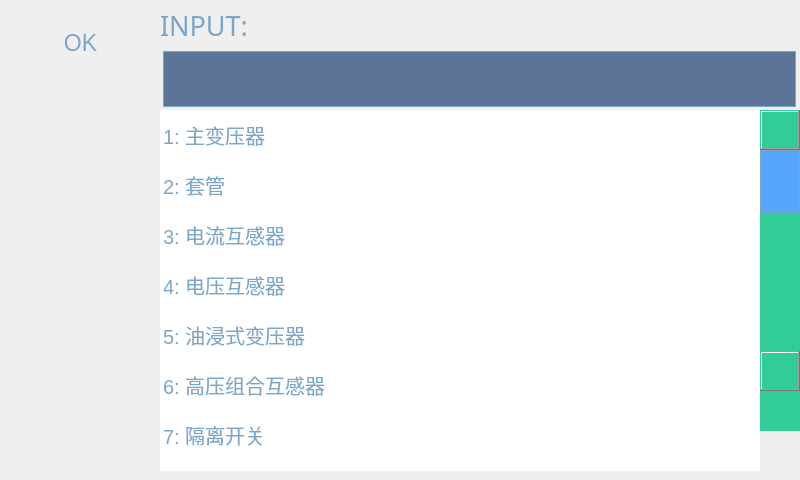
<?xml version="1.0" encoding="UTF-8"?>
<ui version="4.0">
 <class>Hp_Text_Input</class>
 <widget class="QWidget" name="Hp_Text_Input">
  <property name="geometry">
   <rect>
    <x>0</x>
    <y>0</y>
    <width>800</width>
    <height>480</height>
   </rect>
  </property>
  <property name="font">
   <font>
    <pointsize>17</pointsize>
   </font>
  </property>
  <property name="windowTitle">
   <string>Form</string>
  </property>
  <property name="styleSheet">
   <string notr="true"/>
  </property>
  <widget class="QFrame" name="frame">
   <property name="geometry">
    <rect>
     <x>0</x>
     <y>0</y>
     <width>160</width>
     <height>480</height>
    </rect>
   </property>
   <property name="font">
    <font>
     <pointsize>17</pointsize>
    </font>
   </property>
   <property name="styleSheet">
    <string notr="true">background-image:url(:/res/res/main_background.png);</string>
   </property>
   <property name="frameShape">
    <enum>QFrame::NoFrame</enum>
   </property>
   <property name="frameShadow">
    <enum>QFrame::Raised</enum>
   </property>
   <widget class="QToolButton" name="toolButton_back">
    <property name="geometry">
     <rect>
      <x>10</x>
      <y>16</y>
      <width>141</width>
      <height>54</height>
     </rect>
    </property>
    <property name="font">
     <font>
      <pointsize>17</pointsize>
     </font>
    </property>
    <property name="styleSheet">
     <string notr="true">QToolButton {
border-image:url(:/res/res/mode_button_n.png);
color:#7CA6C9;
}  

QToolButton:pressed{
border-image:url(:/res/res/mode_button_s.png);
}</string>
    </property>
    <property name="text">
     <string>OK</string>
    </property>
    <property name="autoRaise">
     <bool>true</bool>
    </property>
   </widget>
  </widget>
  <widget class="QFrame" name="frame_2">
   <property name="geometry">
    <rect>
     <x>160</x>
     <y>0</y>
     <width>640</width>
     <height>480</height>
    </rect>
   </property>
   <property name="font">
    <font>
     <pointsize>15</pointsize>
    </font>
   </property>
   <property name="styleSheet">
    <string notr="true">background-image:url(:/res/res/setting_background.png);</string>
   </property>
   <property name="frameShape">
    <enum>QFrame::NoFrame</enum>
   </property>
   <property name="frameShadow">
    <enum>QFrame::Raised</enum>
   </property>
   <widget class="QLineEdit" name="lineEdit">
    <property name="geometry">
     <rect>
      <x>3</x>
      <y>51</y>
      <width>633</width>
      <height>56</height>
     </rect>
    </property>
    <property name="font">
     <font>
      <family>微软雅黑</family>
      <pointsize>21</pointsize>
     </font>
    </property>
    <property name="styleSheet">
     <string notr="true">QLineEdit {
    border: 1px solid #7CA6C9;
    border-radius: 1px;
    padding: 0 8px;

background-color: rgba(51, 82, 126,200);
color:#7CA6C9;
    selection-background-color: darkgray;
}</string>
    </property>
    <property name="text">
     <string/>
    </property>
    <property name="maxLength">
     <number>32</number>
    </property>
    <property name="frame">
     <bool>false</bool>
    </property>
    <property name="alignment">
     <set>Qt::AlignLeading|Qt::AlignLeft|Qt::AlignVCenter</set>
    </property>
    <property name="cursorMoveStyle">
     <enum>Qt::LogicalMoveStyle</enum>
    </property>
   </widget>
   <widget class="QLabel" name="label">
    <property name="geometry">
     <rect>
      <x>0</x>
      <y>0</y>
      <width>640</width>
      <height>51</height>
     </rect>
    </property>
    <property name="font">
     <font>
      <family>微软雅黑</family>
      <pointsize>20</pointsize>
     </font>
    </property>
    <property name="styleSheet">
     <string notr="true">color:#7CA6C9;</string>
    </property>
    <property name="text">
     <string>INPUT:</string>
    </property>
    <property name="alignment">
     <set>Qt::AlignLeading|Qt::AlignLeft|Qt::AlignVCenter</set>
    </property>
   </widget>
   <widget class="frmInput" name="widget" native="true">
    <property name="geometry">
     <rect>
      <x>0</x>
      <y>110</y>
      <width>640</width>
      <height>361</height>
     </rect>
    </property>
    <property name="font">
     <font>
      <pointsize>17</pointsize>
     </font>
    </property>
   </widget>
   <widget class="hp_style_listwidget" name="listWidget">
    <property name="geometry">
     <rect>
      <x>0</x>
      <y>110</y>
      <width>640</width>
      <height>361</height>
     </rect>
    </property>
    <property name="styleSheet">
     <string notr="true">QListWidget{
	border:0px solid #ffffff;
	background-image:url(:/res/res/setting_background.png);
}
QListWidget::Item{
	height:50px;
	color:#7CA6C9;
}
QListWidget::Item:selected{
	height:50px;
	color:#ffffff;
}QScrollBar:vertical {
	border:0px solid #7CA6C9;
	background-color:#32CC99;
	width:40px;
	margin:40 0 40 0px;
}

/* 滑块设置 */
QScrollBar::handle:vertical {
/*	background-color:#7CA6C9;*/	
	background-color: rgb(83, 166, 249);
	border:1px solid #7CA6C9;
	height:30px;
	max-height:20px;
}

/* 底部控制块 */
QScrollBar::add-line:vertical {
	border:0px solid #7CA6C9;
	background-color:transparent;
	width:40px;
	height:40px;
	subcontrol-position:bottom;
	subcontrol-origin:margin;
	border-image: url(:/res/res/m_down_arrow_s.png);
	
}

/* 顶部控制块 */
QScrollBar::sub-line:vertical {
	border:0px solid #7CA6C9;
	background-color:transparent;
	width:40px;
	height:40px;
	subcontrol-position:top;
	subcontrol-origin:margin;
	border-image: url(:/res/res/m_up_arrow_s.png);
	
}

/* 控制块上的小箭头 */
QScrollBar::up-arrow:vertical,QScrollBar::down-arrow:vertical {
	border:0px;
	width:40px;
	height:40px;
}

/* 滑块上边区域 */
QScrollBar::add-page:vertical {
	background-color:transparent;
}

/* 滑块下边区域 */
QScrollBar::sub-page:vertical {
	background-color:transparent;
}
</string>
    </property>
    <item>
     <property name="text">
      <string>1: 主变压器</string>
     </property>
    </item>
    <item>
     <property name="text">
      <string>2: 套管</string>
     </property>
    </item>
    <item>
     <property name="text">
      <string>3: 电流互感器</string>
     </property>
    </item>
    <item>
     <property name="text">
      <string>4: 电压互感器</string>
     </property>
    </item>
    <item>
     <property name="text">
      <string>5: 油浸式变压器</string>
     </property>
    </item>
    <item>
     <property name="text">
      <string>6: 高压组合互感器</string>
     </property>
    </item>
    <item>
     <property name="text">
      <string>7: 隔离开关</string>
     </property>
    </item>
    <item>
     <property name="text">
      <string>8: 高压隔离开关</string>
     </property>
    </item>
    <item>
     <property name="text">
      <string>9: 低压刀闸开关</string>
     </property>
    </item>
    <item>
     <property name="text">
      <string>10: 母线侧隔离开关</string>
     </property>
    </item>
    <item>
     <property name="text">
      <string>11: 线路侧隔离开关</string>
     </property>
    </item>
    <item>
     <property name="text">
      <string>12: 变压器隔离开关</string>
     </property>
    </item>
    <item>
     <property name="text">
      <string>13: 电压互感器隔离开关</string>
     </property>
    </item>
    <item>
     <property name="text">
      <string>14: 母线与旁路母线联络闸刀</string>
     </property>
    </item>
    <item>
     <property name="text">
      <string>15: 变压器中性点接地用隔离开关</string>
     </property>
    </item>
    <item>
     <property name="text">
      <string>16: 避雷器</string>
     </property>
    </item>
    <item>
     <property name="text">
      <string>17: 断路器</string>
     </property>
    </item>
    <item>
     <property name="text">
      <string>18: 空气断路器</string>
     </property>
    </item>
    <item>
     <property name="text">
      <string>19: 高压跌落式熔断器</string>
     </property>
    </item>
    <item>
     <property name="text">
      <string>20: 电缆</string>
     </property>
    </item>
    <item>
     <property name="text">
      <string>21: 母线</string>
     </property>
    </item>
    <item>
     <property name="text">
      <string>22: 旁路母线</string>
     </property>
    </item>
    <item>
     <property name="text">
      <string>23: 并联电容器</string>
     </property>
    </item>
    <item>
     <property name="text">
      <string>24: 串联电容器</string>
     </property>
    </item>
    <item>
     <property name="text">
      <string>25: 电抗器</string>
     </property>
    </item>
    <item>
     <property name="text">
      <string>26: 消弧线圈</string>
     </property>
    </item>
    <item>
     <property name="text">
      <string>27: 接地电阻</string>
     </property>
    </item>
    <item>
     <property name="text">
      <string>28: 空气制动电阻</string>
     </property>
    </item>
    <item>
     <property name="text">
      <string>29: 耦合电容器</string>
     </property>
    </item>
    <item>
     <property name="text">
      <string>30: 结合电容器</string>
     </property>
    </item>
    <item>
     <property name="text">
      <string>31: 阻波器</string>
     </property>
    </item>
   </widget>
   <zorder>lineEdit</zorder>
   <zorder>label</zorder>
   <zorder>listWidget</zorder>
   <zorder>widget</zorder>
  </widget>
 </widget>
 <customwidgets>
  <customwidget>
   <class>frmInput</class>
   <extends>QWidget</extends>
   <header>frminput.h</header>
   <container>1</container>
  </customwidget>
  <customwidget>
   <class>hp_style_listwidget</class>
   <extends>QListWidget</extends>
   <header location="global">hp_style_listwidget.h</header>
  </customwidget>
 </customwidgets>
 <resources/>
 <connections>
  <connection>
   <sender>toolButton_back</sender>
   <signal>released()</signal>
   <receiver>Hp_Text_Input</receiver>
   <slot>close()</slot>
   <hints>
    <hint type="sourcelabel">
     <x>45</x>
     <y>25</y>
    </hint>
    <hint type="destinationlabel">
     <x>239</x>
     <y>135</y>
    </hint>
   </hints>
  </connection>
 </connections>
</ui>
